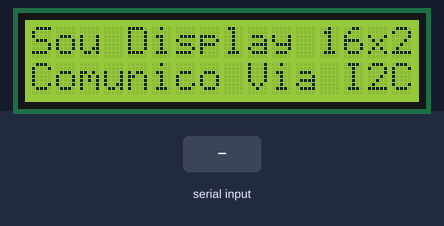
Bench run of a sketch on a simulated Arduino Uno, built with avr-gcc and run on an emulated ATmega328P. Parts: 16×2 character LCD. The test bench sets the inputs (shaded band).

Above: at 1.2 s.
1.3 s: "1" received over Serial
At 3.3 s:
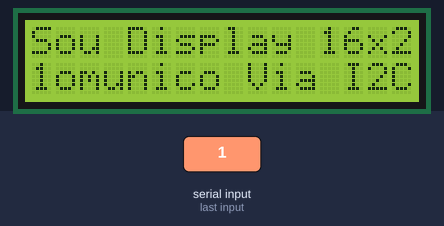
3.8 s: "0" received over Serial
At 5.2 s:
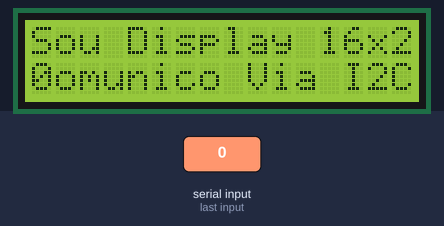
6.3 s: "2" received over Serial
At 8.3 s:
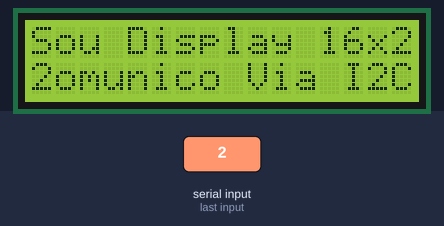
Timing chart, 0 to 9.8 s (numbered marks = the images above; inputs shaded):
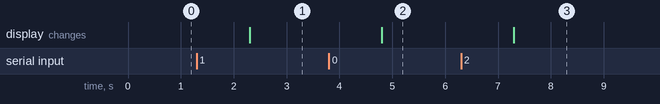

The sketch:

Proteus_Display_I2C_UNO.INO
```cpp
// Programa : Display LCD 16x2 e modulo I2C
// Autor : Ismael Lopes
// 02 Jan 2018

#include <Wire.h>
#include <LiquidCrystal_I2C.h>

String myString1 = "Sou Display 16x2";
String myString2 = "Comunico Via I2C";

// Inicializa o display no endereco 0x20 para o Display do Proteus, que utiliza o CI PCF8574 (A0=A1=A2= GND)
LiquidCrystal_I2C lcd(0x20,2,1,0,4,5,6,7);

void setup()
{
  Serial.begin(9600);
  while (!Serial)
  {
    // wait for serial port to connect
  }
  lcd.begin(16,2);
  lcd.setCursor(0,0);
  lcd.print(myString1);
  lcd.setCursor(0,1);
  lcd.print(myString2);
}

void loop()
{
  while (Serial.available())
    {
      // get incoming string:
      myString2 = Serial.readString();
      lcd.setCursor(0,1);
      lcd.print(myString2);
    }
}
```

Measured:
- after the input at 1.3 s, the display: changes after 1.0 s (image 1)
- after the input at 3.8 s, the display: changes after 1.0 s (image 2)
- after the input at 6.3 s, the display: changes after 1.0 s (image 3)
